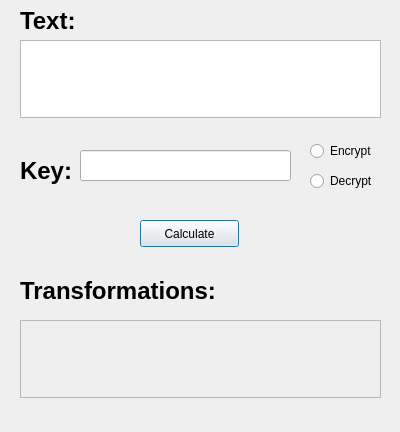
<?xml version="1.0" encoding="UTF-8"?>
<ui version="4.0">
 <class>dialog</class>
 <widget class="QDialog" name="dialog">
  <property name="geometry">
   <rect>
    <x>0</x>
    <y>0</y>
    <width>400</width>
    <height>432</height>
   </rect>
  </property>
  <property name="minimumSize">
   <size>
    <width>400</width>
    <height>432</height>
   </size>
  </property>
  <property name="maximumSize">
   <size>
    <width>400</width>
    <height>432</height>
   </size>
  </property>
  <property name="windowTitle">
   <string>Vigenere Cipher</string>
  </property>
  <widget class="QTextEdit" name="mainText">
   <property name="geometry">
    <rect>
     <x>20</x>
     <y>40</y>
     <width>361</width>
     <height>78</height>
    </rect>
   </property>
  </widget>
  <widget class="QLabel" name="label">
   <property name="geometry">
    <rect>
     <x>20</x>
     <y>0</y>
     <width>61</width>
     <height>41</height>
    </rect>
   </property>
   <property name="font">
    <font>
     <pointsize>18</pointsize>
     <weight>75</weight>
     <bold>true</bold>
    </font>
   </property>
   <property name="text">
    <string>Text:</string>
   </property>
  </widget>
  <widget class="QLabel" name="label_2">
   <property name="geometry">
    <rect>
     <x>20</x>
     <y>150</y>
     <width>61</width>
     <height>41</height>
    </rect>
   </property>
   <property name="font">
    <font>
     <pointsize>18</pointsize>
     <weight>75</weight>
     <bold>true</bold>
    </font>
   </property>
   <property name="text">
    <string>Key:</string>
   </property>
  </widget>
  <widget class="QRadioButton" name="radioEncrypt">
   <property name="geometry">
    <rect>
     <x>310</x>
     <y>140</y>
     <width>81</width>
     <height>22</height>
    </rect>
   </property>
   <property name="text">
    <string>Encrypt</string>
   </property>
  </widget>
  <widget class="QRadioButton" name="radioDecrypt">
   <property name="geometry">
    <rect>
     <x>310</x>
     <y>170</y>
     <width>81</width>
     <height>22</height>
    </rect>
   </property>
   <property name="text">
    <string>Decrypt</string>
   </property>
  </widget>
  <widget class="QTextEdit" name="resultText">
   <property name="enabled">
    <bool>false</bool>
   </property>
   <property name="geometry">
    <rect>
     <x>20</x>
     <y>320</y>
     <width>361</width>
     <height>78</height>
    </rect>
   </property>
  </widget>
  <widget class="QLabel" name="label_3">
   <property name="geometry">
    <rect>
     <x>20</x>
     <y>270</y>
     <width>201</width>
     <height>41</height>
    </rect>
   </property>
   <property name="font">
    <font>
     <pointsize>18</pointsize>
     <weight>75</weight>
     <bold>true</bold>
    </font>
   </property>
   <property name="text">
    <string>Transformations:</string>
   </property>
  </widget>
  <widget class="QPushButton" name="btnAction">
   <property name="geometry">
    <rect>
     <x>140</x>
     <y>220</y>
     <width>99</width>
     <height>27</height>
    </rect>
   </property>
   <property name="text">
    <string>Calculate</string>
   </property>
  </widget>
  <widget class="QLineEdit" name="lineKey">
   <property name="geometry">
    <rect>
     <x>80</x>
     <y>150</y>
     <width>211</width>
     <height>31</height>
    </rect>
   </property>
  </widget>
 </widget>
 <resources/>
 <connections/>
</ui>
